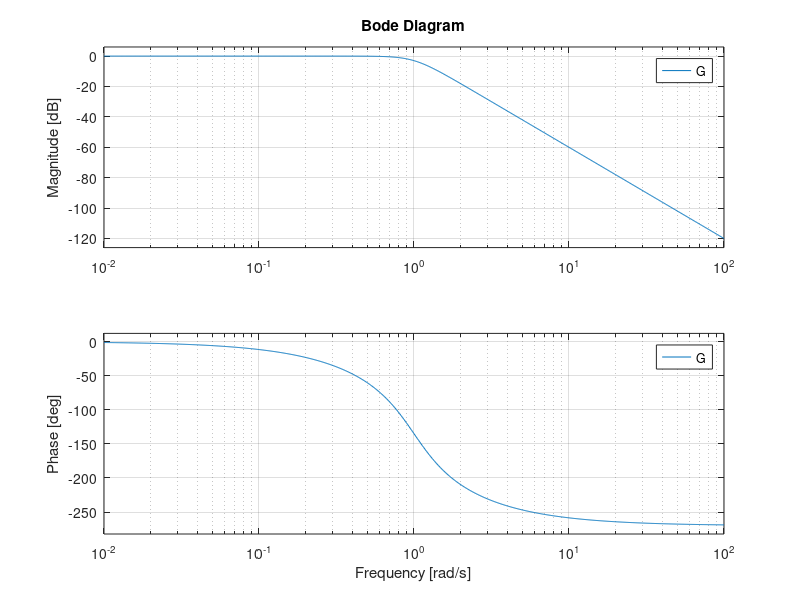
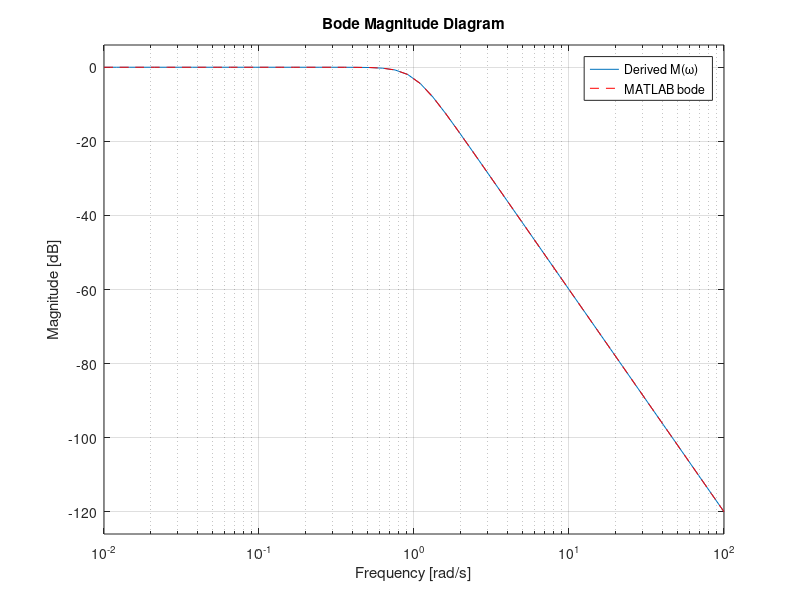

Here is the MATLAB script that generated these plots, in order:
clc;
clear;
close all;

%% Part b, c and d

num = [1];
den = [1, 2, 2, 1];

G = tf(num, den);

figure
bode(G);

w = logspace(-2, 2);
M = 1 ./ sqrt(1 + w.^6);

figure
bodemag(G, w); hold on
semilogx(w, 20*log10(M), 'r--');
legend('Derived M(\omega)', 'MATLAB bode');
